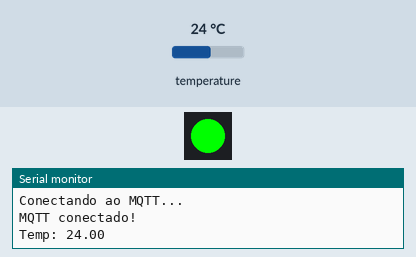
Bench run of a sketch on a simulated ESP32. Parts: 1 RGB LEDs in strip order, left to right, the last lines printed to the serial monitor. The inputs (shaded band) are chosen by the test bench; at power-on: temperature 24 °C. WiFi joins after 1.5 s; servers stay silent unless stated; no MQTT or app messages arrive unless stated.

Above: at 2.9 s.
3.0 s: temperature set to 25.8 °C
At 5.2 s:
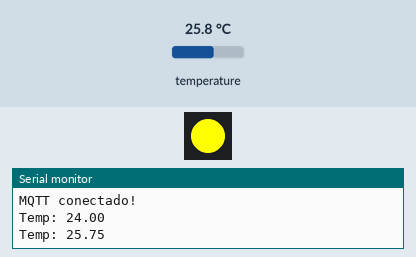
5.5 s: temperature set to 29.2 °C
8.0 s: temperature set to 30.7 °C
At 10.5 s:
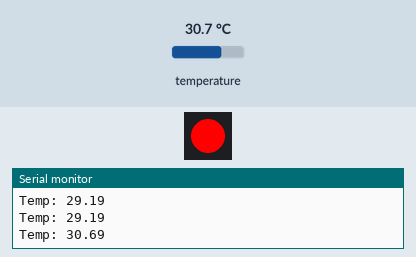
10.8 s: temperature set to 12 °C
At 11.9 s:
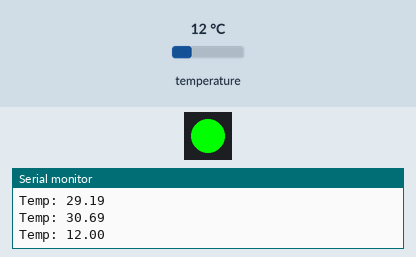
13.3 s: temperature set to 28 °C
At 15.7 s:
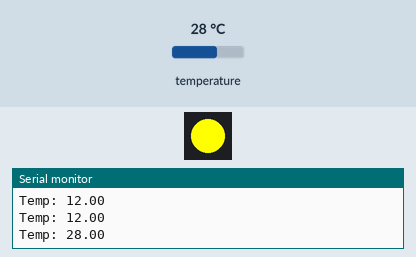
Timing chart, 0 to 17.1 s (numbered marks = the images above; inputs shaded):
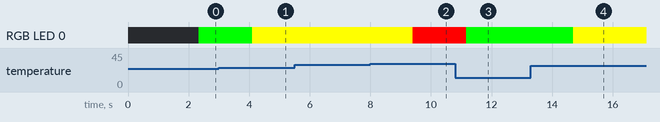

Measured:
- the behaviour switches between 25 and 25.1 °C on temperature (found by bisection; images 0 and 1)
- the behaviour switches between 30 and 30.1 °C on temperature (found by bisection; images 1 and 2)
- after the input at 3.0 s, RGB LED 0: RGB(0, 255, 0) → RGB(255, 255, 0) after 1.1 s
- after the input at 8.0 s, RGB LED 0: RGB(255, 255, 0) → RGB(255, 0, 0) after 1.4 s
- after the input at 10.8 s, RGB LED 0: RGB(255, 0, 0) → RGB(0, 255, 0) after 0.36 s
- after the input at 13.3 s, RGB LED 0: RGB(0, 255, 0) → RGB(255, 255, 0) after 1.4 s

The sketch:

main.ino
```cpp
#include <WiFi.h>
#include <PubSubClient.h>
#include <OneWire.h>
#include <DallasTemperature.h>
#include <Adafruit_NeoPixel.h>

#define ONE_WIRE_BUS 4
#define LED_PIN 5
#define NUMPIXELS 1

const char* ssid = "Wokwi-GUEST";
const char* password = "";
const char* mqtt_server = "broker.hivemq.com";

WiFiClient espClient;
PubSubClient client(espClient);

OneWire oneWire(ONE_WIRE_BUS);
DallasTemperature sensors(&oneWire);
Adafruit_NeoPixel pixels(NUMPIXELS, LED_PIN, NEO_GRB + NEO_KHZ800);

void reconnectMQTT() {

  while (!client.connected()) {

    Serial.println("Conectando ao MQTT...");

    if (client.connect("fernanda_termoPets_9876")) {

      Serial.println("MQTT conectado!");

    } else {

      Serial.println("Falha MQTT");
      delay(2000);

    }
  }
}

void setup() {
  Serial.begin(115200);

  WiFi.begin(ssid, password);

  while (WiFi.status() != WL_CONNECTED) {
    delay(500);
    Serial.println("Conectando ao WiFi...");
  }

  Serial.println("WiFi conectado!");

  client.setServer(mqtt_server, 1883);

  sensors.begin();
  pixels.begin();
}

void loop() {

  if (WiFi.status() == WL_CONNECTED) {

    if (!client.connected()) {
      reconnectMQTT();
    }

    client.loop();
  }

  sensors.requestTemperatures();
  float temp = sensors.getTempCByIndex(0);

  Serial.print("Temp: ");
  Serial.println(temp);

  if (temp <= 25) {
    pixels.setPixelColor(0, pixels.Color(0, 255, 0));
  } else if (temp <= 30) {
    pixels.setPixelColor(0, pixels.Color(255, 255, 0));
  } else {
    pixels.setPixelColor(0, pixels.Color(255, 0, 0));
  }

  pixels.show();

  if (client.connected()) {

    char tempString[8];
    dtostrf(temp, 1, 2, tempString);

    client.publish("termoPets/temperatura", tempString);

    if (temp <= 25) {

     client.publish("termoPets/alerta", "SEGURO");

    } else if (temp <= 30) {

      client.publish("termoPets/alerta", "ATENÇÃO");

    } else {

      client.publish("termoPets/alerta", "PERIGO");

    }
  }

  delay(1000);
}
```
